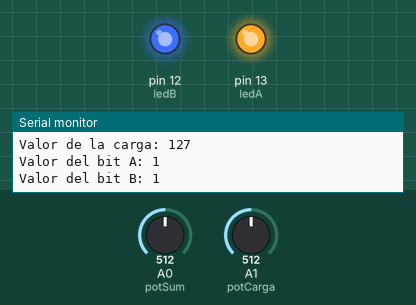
Bench run of a sketch on a simulated Arduino Uno, built with avr-gcc and run on an emulated ATmega328P. Shown: output pins drawn as LEDs (lit = HIGH), the last lines printed to the serial monitor. The test bench sets the inputs (shaded band); at power-on: A0 (potSum) = 512, A1 (potCarga) = 512.

Above: at 1.2 s.
1.3 s: A0 (potSum) set to 509
At 2.5 s:
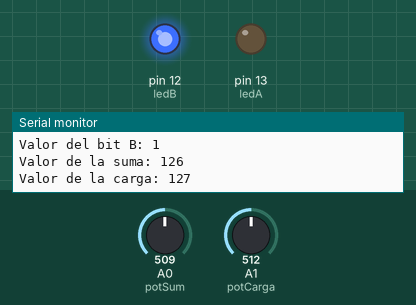
2.8 s: A1 (potCarga) set to 505
At 4.0 s:
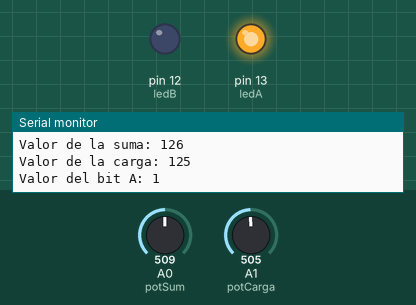
4.3 s: A0 (potSum) set to 306
At 5.5 s:
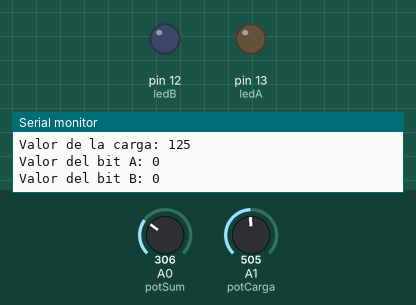
5.8 s: A0 (potSum) set to 293
At 6.3 s:
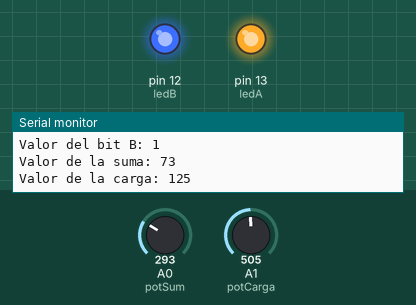
7.4 s: A0 (potSum) set to 122
At 8.3 s:
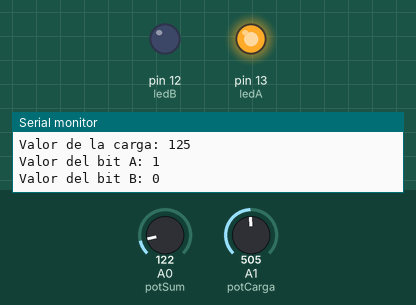
Timing chart, 0 to 10.4 s (numbered marks = the images above; inputs shaded):
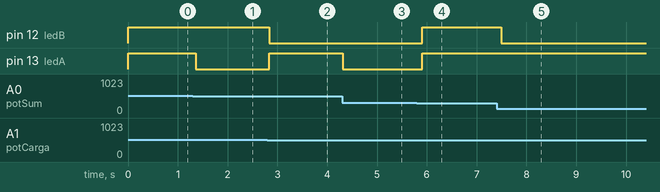

The sketch:

sumador_medio.ino
```cpp
int ledA = 13;   // LED A conectado al pin 13
int ledB = 12;   // LED B conectado al pin 12
int potSum = A0; // Potenciómetro para la suma conectado al pin A0
int potCarga = A1; // Potenciómetro para la carga conectado al pin A1

void setup() {
  pinMode(ledA, OUTPUT);
  pinMode(ledB, OUTPUT);
  Serial.begin(9600);   // Inicializar la comunicación serial a 9600 baudios
}

void loop() {
  int sum = analogRead(potSum);  // Leer el valor del potenciómetro para la suma
  int carga = analogRead(potCarga);  // Leer el valor del potenciómetro para la carga
  //sum = map(sum, 0, 1023, 0, 1);  // Mapear el rango de valores de 0 a 1023 a 0 a 1
  //carga = map(carga, 0, 1023, 0, 1);  // Mapear el rango de valores de 0 a 1023 a 0 a 1
  sum = map(sum, 0, 1023, 0, 255);
  carga = map(carga, 0, 1023, 0, 255);
  int media = (sum + carga) / 2;  // Calcular la media de los dos valores
  int bitA = media & 1;  // Obtener el bit menos significativo de la media
  int bitB = (media >> 1) & 1;  // Desplazar la media a la derecha y obtener el bit menos significativo

  digitalWrite(ledA, bitA);  // Encender o apagar el LED A según el bit A
  digitalWrite(ledB, bitB);  // Encender o apagar el LED B según el bit B

  Serial.print("Valor de la suma: ");
  Serial.println(sum);  // Imprimir el valor de la suma
  Serial.print("Valor de la carga: ");
  Serial.println(carga);  // Imprimir el valor de la carga
  Serial.print("Valor del bit A: ");
  Serial.println(bitA);  // Imprimir el valor del bit A
  Serial.print("Valor del bit B: ");
  Serial.println(bitB);  // Imprimir el valor del bit B
  delay(100);  // Esperar 1 segundo antes de la siguiente lectura
}
```

Measured:
- the behaviour switches between 510 and 509 on A0 (potSum) (found by bisection; images 0 and 1)
- the behaviour switches between 506 and 505 on A1 (potCarga) (found by bisection; images 1 and 2)
- the behaviour switches between 301 and 300 on A0 (potSum) (found by bisection; images 3 and 4)
- after the input at 1.3 s, pin 13 (ledA): HIGH → LOW after 0.06 s
- after the input at 2.8 s, pin 12 (ledB): HIGH → LOW at once; pin 13 (ledA): LOW → HIGH at once
- after the input at 4.3 s, pin 13 (ledA): HIGH → LOW at once
- after the input at 5.8 s, pin 12 (ledB), pin 13 (ledA): LOW → HIGH after 0.10 s
- after the input at 7.4 s, pin 12 (ledB): HIGH → LOW after 0.09 s
